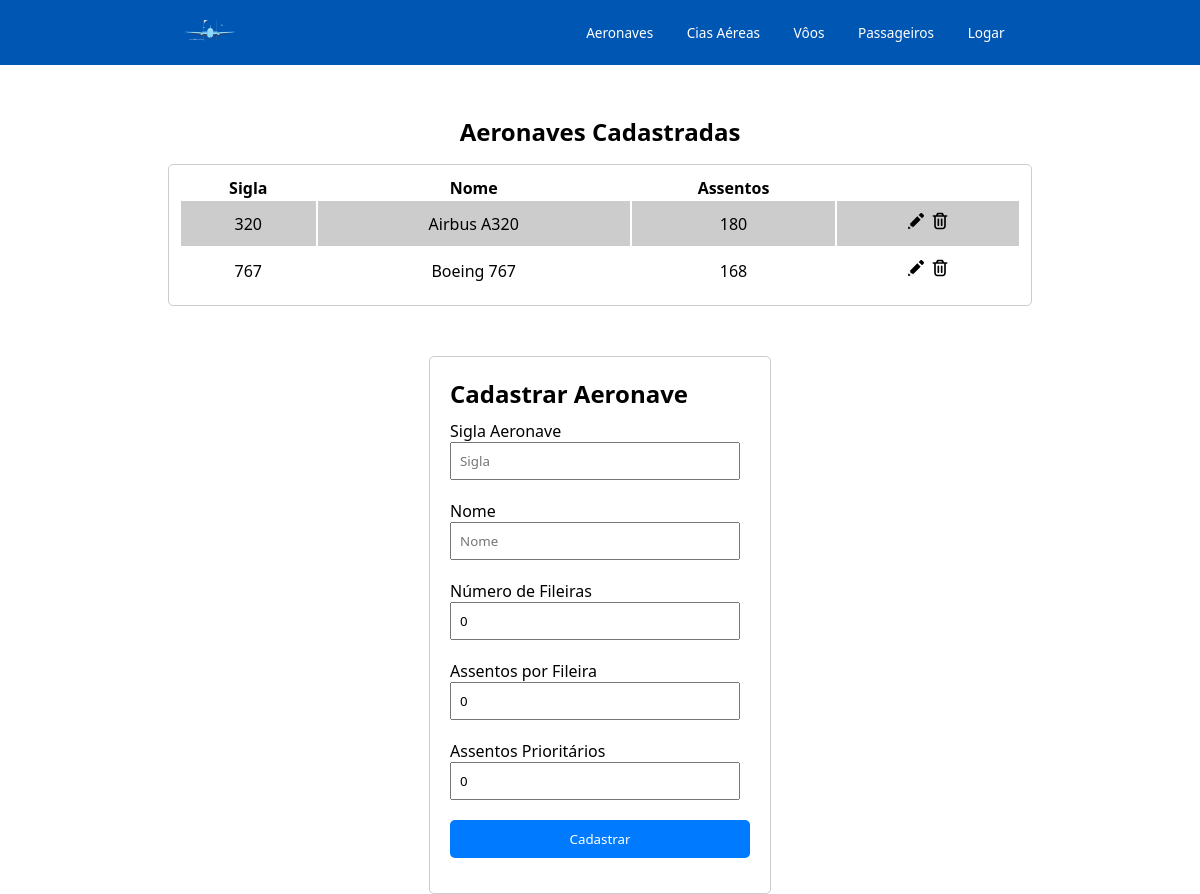
The app's page /public/Pages/aeronave.php, older data.
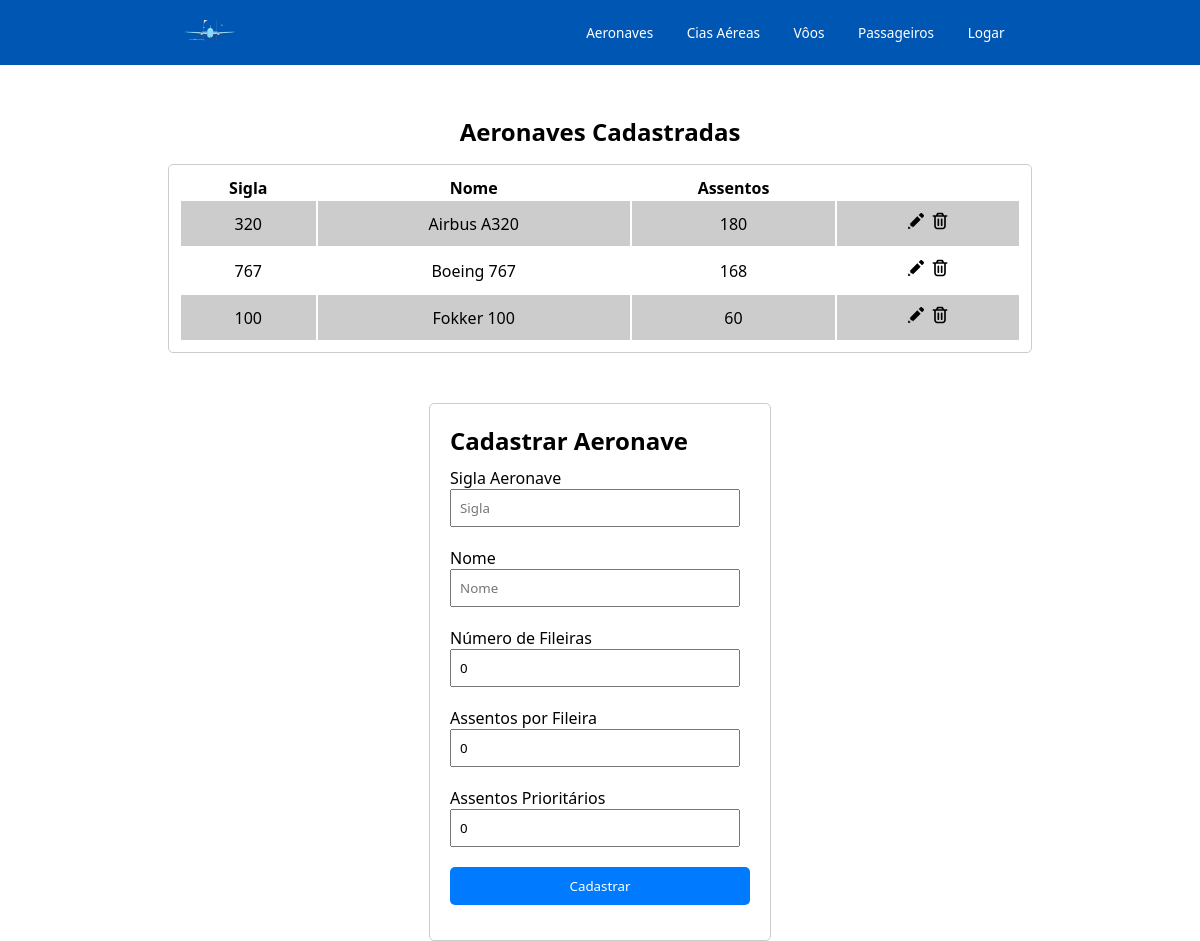
The same page, newer data.
### tables this page shows
CREATE TABLE aeronave (
            id INTEGER PRIMARY KEY AUTOINCREMENT,
            sigla CHAR(4),
            quantidade_assentos INTEGER,
            marca VARCHAR(20),
            quantidade_fileiras INTEGER,
            quantidade_colunas INTEGER,
            assentos_prioritarios INTEGER,
            assentos_por_fila INTEGER,
            assentos_por_coluna INTEGER
        );

### autoload.php (called while the page is built, shortened)
<?php
spl_autoload_register(function ($class) {
    $prefix = "App";
    $base_dir = __DIR__ ."/src/";
    $len = strlen($prefix);
    $relavite_class = substr($class, $len);
    $file = $base_dir . str_replace('\\', '/', $relavite_class) . '.php';
});

### src/Infra/Database/DatabaseManager.php (called while the page is built, shortened)
<?php
class DatabaseManager
{
    private static $instance;
    public static function getConn(): \PDO
    {
        if (self::$instance == null) {
            try {
                self::$instance = new \PDO("sqlite:" . DB_PATH);
            } catch (\Exception $e) {
                echo $e->getMessage();
            }
        }
        return self::$instance;
    }
}

### src/DAO/AeronaveDAO.php (called while the page is built, shortened)
<?php
class AeronaveDAO {
    private PDO $conexao;
    public function __construct() {
        $this->conexao = DatabaseManager::getConn();
    }
    public function read(): array {
        $sql = "SELECT * FROM aeronave";
        $stmt = $this->conexao->query($sql);
        $aeronaves = [];
        while ($row = $stmt->fetch(PDO::FETCH_OBJ)) {
            $aeronaves[] = $this->mapAeronave($row);
        }
        return $aeronaves;
    }
    private function mapAeronave(object $data): Aeronave
    {
        $aero = new Aeronave(
            $data->sigla,
            $data->marca,
            $data->quantidade_fileiras,
            $data->assentos_por_fila,
            $data->assentos_prioritarios
        );
        $aero->setId($data->id);
        return $aero;
    }
}

### src/Entities/Entity.php (called while the page is built, shortened)
<?php
abstract class Entity
{
    private ?int $id;
    public function getId(): ?int
    {
        return $this->id ?? null;
    }
    public function setId(int $id):self
    {
        $this->id = $id;
        return $this;
    }
}

### src/Entities/Aeronave.php (called while the page is built, shortened)
<?php
class Aeronave extends Entity
{
    private string $sigla;
    private int $qteFileiras;
    private int $assentosPorFila;
    private string $marca;
    public function __construct(string $sigla, string $marca, int $qteFileiras, int $assentosPorFila, int $assentosPrioritarios)
    {
        $this->sigla = $sigla;
        $this->marca = $marca;
        $this->qteFileiras = $qteFileiras;
        $this->assentosPorFila = $assentosPorFila;
    }
    public function getAssentosFila(){
        return $this->assentosPorFila;
    }
    public function getQuantidadeFilas(){
        return $this->qteFileiras;
    }
    public function getSigla(){
        return $this->sigla;
    }
    public function getMarca(){
        return $this->marca;
    }
}

### public/Pages/aeronave.php (the view, shortened to what the changed rows need)
<?php
require_once '../../autoload.php';
$aeronaveDAO = new AeronaveDAO();
$aeros = $aeronaveDAO->read();
?>
<head>
</head>
<section class="section-container">
    <h2>Aeronaves Cadastradas</h2>
    <table class="tabela">
        <thead>
            <tr>
                <th>Sigla</th>
                <th>Nome</th>
                <th>Assentos</th>
            </tr>
        </thead>
        <tbody>
            <?php
            foreach ($aeros as $aero) {
                echo "<tr>
        <td>{$aero->getSigla()}</td>
        <td>{$aero->getMarca()}</td>
        <td>" . $aero->getAssentosFila() * $aero->getQuantidadeFilas() . "</td>
        <td>
        <a href=\"/public/Pages/aeronave.php?id={$aero->getId()}\"><img src=\"/public/assets/images/edit-icon.svg\"></a>
        <a href=\"/public/Pages/aeronave.php?id={$aero->getId()}&delete=true\"><img src=\"/public/assets/images/trash-icon.svg\"></a>
        </td>
    </tr>";
            }
            ?>
        </tbody>
    </table>
</section>
<div class="container">
    <h2>Cadastrar Aeronave</h2>
</div>
<?php
require 'templates/final.php';
?>

Row changes from the older to the newer data that the page shows:
added aeronave: sigla "100", marca "Fokker 100", $aero->getAssentosFila() * $aero->getQuantidadeFilas() "60"
